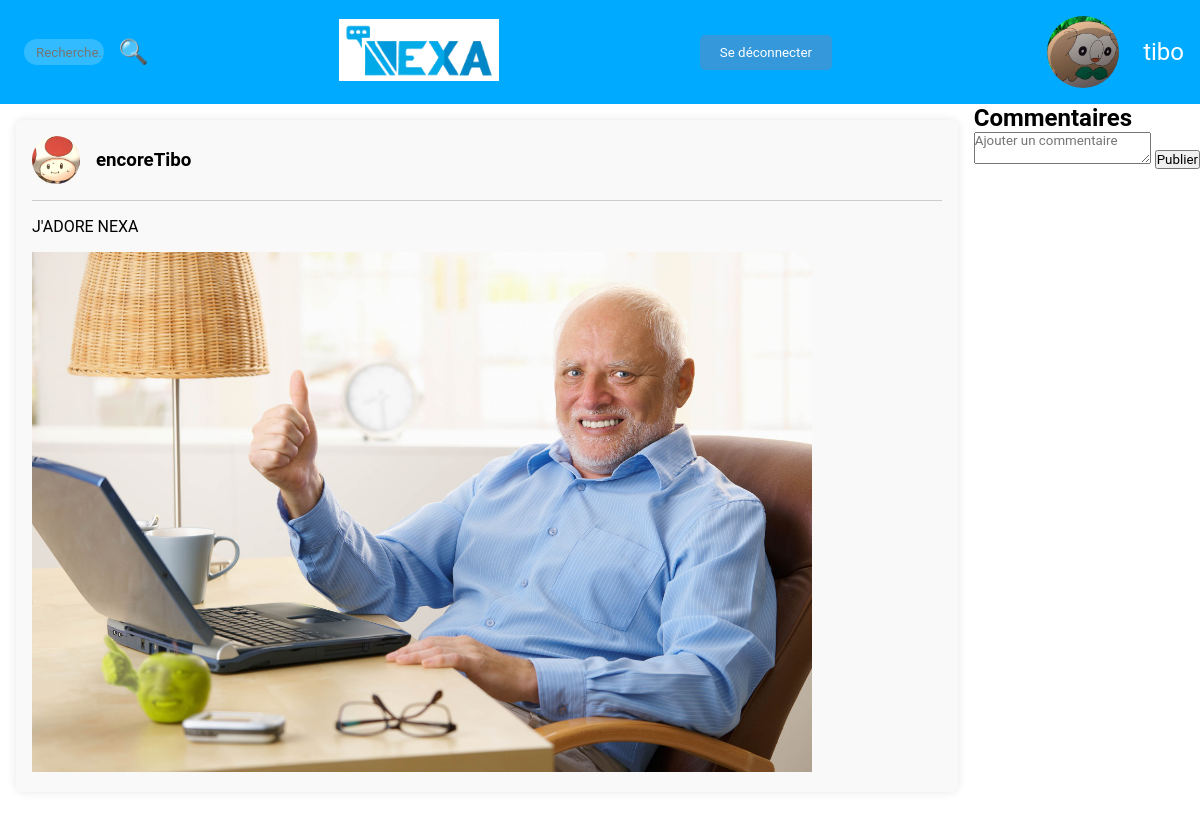
Screenshot of /views/post.php?id=2 (signed in) with the database file from the repository.
### tables this page shows
CREATE TABLE "users" (
	"id"	INTEGER NOT NULL,
	"username"	TEXT,
	"email"	TEXT,
	"mdp"	TEXT,
	"codeMDPOublie"	TEXT,
	"pp"	TEXT,
	"is_moderator"	BOOLEAN DEFAULT 0,
	"last_connexion"	DATE,
	"first_connexion"	DATE,
	"codeInscription"	VARCHAR(10), description VARCHAR2(1000),
	PRIMARY KEY("id")
);

CREATE TABLE "Post" (
              id_post INTEGER PRIMARY KEY,
              user TEXT,
              pp TEXT,
              contenu TEXT,
              Time TEXT,
              Like INTEGER DEFAULT 0,  -- Ajoutez la colonne avec la valeur par défaut
              Comment INTEGER,
              partage INTEGER,
              vues INTEGER,
              id_pere INTEGER, image TEXT, categorie VARCHAR(255),
              FOREIGN KEY(user) REFERENCES Users(user),
              FOREIGN KEY(pp) REFERENCES Users(pp)
            );

### ctrl/UserController.php (called while the page is built, shortened)
<?php
require_once $_SERVER['DOCUMENT_ROOT'] . '/models/UserModel.php';
class UserController
{
    public function getUser($email)
    {
        $userModel = new UserModel();
        $user = $userModel->getUserData($email);
        return $user;
    }
}

### models/UserModel.php (called while the page is built, shortened)
<?php
class UserModel
{
    public function connectDB()
    {
        $path = __DIR__ . "/../db/db_nexa.sqlite";
        try {
            $db = new PDO('sqlite:' . $path);
            $db->setAttribute(PDO::ATTR_ERRMODE, PDO::ERRMODE_EXCEPTION);
            return $db;
        } catch (PDOException $e) {
            die('Erreur de connexion à la base de données : ' . $e->getMessage());
        }
    }
    public function getUserData($username)
    {
        $query = "SELECT * FROM users WHERE username = :username";
        $stmt = $this->connectDB()->prepare($query);
        $stmt->bindParam(':username', $username, PDO::PARAM_STR);
        $stmt->execute();
        $user_data = $stmt->fetch(PDO::FETCH_ASSOC);
        return $user_data;
    }
}

### ctrl/PostController.php (called while the page is built, shortened)
<?php
require_once $_SERVER['DOCUMENT_ROOT'] . ('/models/PostModel.php');
class PostController
{
    public function getPost($id_post)
    {
        if (
            isset($_SERVER['REQUEST_METHOD']) &&
            $_SERVER['REQUEST_METHOD'] == "GET"
        ) {
            $user = $_SESSION['username'];
            $postModel = new PostModel();
            $post = $postModel->getPost($id_post);
            $post['LikeCount'] = $postModel->getPostLikes($id_post);
            $post['user_liked'] = $postModel->getPostUserLiked($id_post, $user);
            return $post;
        }
    }
}

### models/PostModel.php (called while the page is built, shortened)
<?php
class PostModel
{
    public function connectDB()
    {
        $path = __DIR__ . "/../db/db_nexa.sqlite";
        try {
            $db = new PDO('sqlite:' . $path);
            $db->setAttribute(PDO::ATTR_ERRMODE, PDO::ERRMODE_EXCEPTION);
            return $db;
        } catch (PDOException $e) {
            die('Erreur de connexion à la base de données : ' . $e->getMessage());
            session_start();
            $_SESSION["error_message"] = "Connexion impossible a la DB !";
            header('Location: ../index.php');
            exit;
        }
    }
    public function getPost($id_post)
    {
        $query = "SELECT Post.*, (SELECT COUNT(*) FROM Likes WHERE Likes.post_id = Post.id_post) as LikeCount, (SELECT COUNT(*) FROM Likes WHERE Likes.post_id = Post.id_post AND Likes.user = :user) as user_liked, Users.pp AS user_pp FROM Post LEFT JOIN Users ON Post.user = Users.username WHERE Post.id_post = :id_post";
        $stmt = $this->connectDB()->prepare($query);
        $stmt->bindParam(':id_post', $id_post, PDO::PARAM_INT);
        $stmt->execute();
        $result = $stmt->fetch(PDO::FETCH_ASSOC);
        return $result;
    }
    public function getPostLikes($id_post)
    {
        $query = "SELECT COUNT(*) as LikeCount FROM Likes WHERE post_id = :id_post";
        $stmt = $this->connectDB()->prepare($query);
        $stmt->bindParam(':id_post', $id_post, PDO::PARAM_INT);
        $stmt->execute();
        $result = $stmt->fetch(PDO::FETCH_ASSOC);
        return $result['LikeCount'];
    }
    public function getPostUserLiked($id_post, $user)
    {
        $query = "SELECT COUNT(*) as user_liked FROM Likes WHERE post_id = :id_post AND user = :user";
        $stmt = $this->connectDB()->prepare($query);
        $stmt->bindParam(':id_post', $id_post, PDO::PARAM_INT);
        $stmt->bindParam(':user', $user, PDO::PARAM_STR);
        $stmt->execute();
        $result = $stmt->fetch(PDO::FETCH_ASSOC);
        return $result['user_liked'] == 1;
    }
}

### views/post.php (the view, shortened to what this page needs)
<?php
$user = isset($_SESSION['username']) ? $_SESSION['username'] : 'err_user';
require_once('../ctrl/UserController.php');
$userCtrl = new UserController();
$user_data = $userCtrl->getUser($user);
require_once('../ctrl/PostController.php');
if (isset($_GET['id'])) {
    $postId = $_GET['id'];
} else {
    header('dashboard.php');
}
$postCtrl = new PostController();
$post_fetch = $postCtrl->getPost($postId);
$post = $post_fetch;
?>
<!DOCTYPE html>
<html lang="fr">
<head>
    <link rel="stylesheet" href="../css/post.css">
</head>
<body class="post-body">
    <?php include('header.php'); ?>
    <main class="main-content">
        <section class="right-panel">
            <div class="post">
                <div class="post-header">
                    <img src="../<?php echo $post['user_pp']; ?>" alt="Photo de profil de l'utilisateur"
                        class="post-pp post-pp-hover">
                    <h3 class="post-username">
                        <?php echo $post['user']; ?>
                    </h3>
                </div>
                <hr class="post-divider">
                <a href="post.php?id=<?php echo $post['id_post']; ?>">
                    <p class="post-content">
                        <?php echo $post['contenu']; ?>
                    </p>
                    <?php if (!empty($post['image'])): ?>
                        <img src="../<?php echo $post['image']; ?>" alt="Photo de profil" class="post-image" />
                    <?php endif; ?>
                </a>
            </div>
        </section>
        <section class="comments">
            <h2>Commentaires</h2>
            <form action="../Post/sendComment" method="post">
                <textarea name="contenu" placeholder="Ajouter un commentaire"></textarea>
                <input type="submit" value="Publier">
            </form>
        </section>
    </main>
</body>
</html>

### views/header.php (shortened to what this page needs)
<link rel="stylesheet" href="../css/header.css">
<header class="header-body">
    <div class="left-header">
        <form id="searchForm" class="search-form">
            <div class="left-header">
                <input type="text" id="searchInput" name="search" class="search-input" placeholder="Recherche..."
                    required>
                <button id="searchBtn" class="search-btn" type="button">🔍</button>
            </div>
        </form>
    </div>
    <a href="dashboard.php"><img src="../Images/Logos/Logo_Nexa.png" alt="Logo Nexa" class="logo-img"></a>
    <form action="../User/logout" method="post">
        <input class='button' type="submit" name="logout" value="Se déconnecter">
    </form>
    <div class="user-icon">
        <a href="profil.php" class="username-link"><img src="../<?php echo $user_data['pp']; ?>" alt="Profil"
                class="post-pp post-pp-hover"></a>
        <?php echo $user; ?>
    </div>
</header>

### css/post.css (style rules this page uses)
* { font-family: 'Roboto', sans-serif; margin: 0; padding: 0; box-sizing: border-box; }
.post-body a { text-decoration: none; color: #000; }
.post-body { margin: 0; padding: 0; }
.post-body .main-content { display: flex; justify-content: space-between; height: calc(100vh - 3.7em); }
.post-body .right-panel { flex: 3; padding: 1em; overflow-y: auto; }
.post-body .post { background-color: #f9f9f9; border-radius: 0.5em; padding: 1em; margin-bottom: 3em; box-shadow: 0 0 0.6em rgba(0, 0, 0, 0.1); }
.post-body .post-header { display: flex; align-items: center; margin-bottom: 1em; }
.post-body .post-pp { width: 3em; height: 3em; border-radius: 50%; margin-right: 1em; }
.post-body .post-username { font-weight: bold; }
.post-body .post-divider { margin-bottom: 1em; border: 0; border-top: 1px solid #ccc; }
.post-body .post-content { margin-top: 1em; margin-bottom: 1em; }
.post-body .post-image { max-width: 65vw; max-height: 65vh; }

### css/header.css (style rules this page uses)
.header-body { background-color: #00aaff; color: white; padding: 1em; display: flex; justify-content: space-between; align-items: center; width: 100%; }
.header-body .left-header { display: flex; align-items: center; }
.header-body .logo-img { width: 10em; background-color: white; padding: 0.3em; text-align: center; }
.header-body .search-btn, .header-body .search-input { margin-left: 0.6em; }
.header-body .search-btn { background: none; border: none; color: white; font-size: 1.5em; cursor: pointer; }
.header-body .search-input { width: 6em; height: 2em; border: none; border-radius: 1em; padding-left: 0.9em; background: rgba(255, 255, 255, 0.2); color: white; transition: width 0.4s ease, background 0.4s ease; outline: none; }
.header-body .user-icon { font-size: 1.5em; display: flex; align-items: center; }
.header-body .username-link { display: flex; align-items: center; color: white; text-decoration: none; margin-left: 0.6em; }
.header-body .button { background-color: #3498db; color: #fff; border: none; padding: 10px 20px; border-radius: 5px; cursor: pointer; margin: 10px; transition: background-color 0.3s ease-in-out; }
.header-body .post-pp { width: 3em; height: 3em; border-radius: 50%; margin-right: 1em; }

### rows the page displays
users: pp (picture)
post: user "encoreTibo", contenu "J'ADORE NEXA", image (picture)

### other values shown
$user "tibo"
